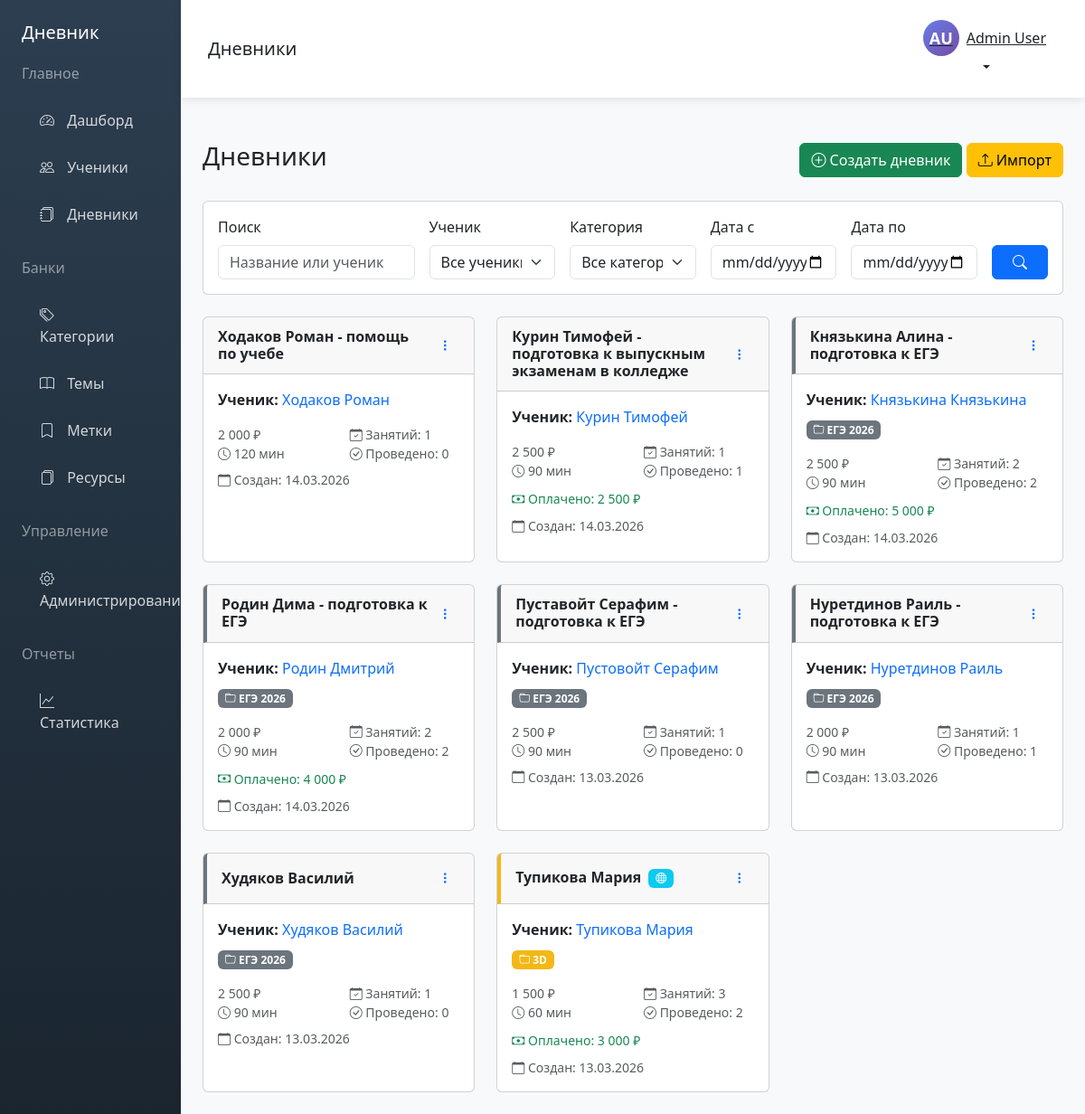
Page /diaries.php (signed in) on the committed database.
### tables this page shows
CREATE TABLE `users` (
  `id` int(11) NOT NULL,
  `username` varchar(50) NOT NULL,
  `email` varchar(100) NOT NULL,
  `password_hash` varchar(255) NOT NULL,
  `first_name` varchar(50) NOT NULL,
  `last_name` varchar(50) NOT NULL,
  `middle_name` varchar(50) DEFAULT NULL,
  `phone` varchar(20) DEFAULT NULL,
  `role` enum('admin','tutor') DEFAULT 'tutor',
  `is_active` tinyint(1) DEFAULT 1,
  `created_at` timestamp NOT NULL DEFAULT current_timestamp(),
  `updated_at` timestamp NOT NULL DEFAULT current_timestamp() ON UPDATE current_timestamp(),
  `last_login` timestamp NULL DEFAULT NULL,
  `created_by` int(11) DEFAULT NULL
);

CREATE TABLE `diaries` (
  `id` int(11) NOT NULL,
  `name` varchar(255) NOT NULL,
  `student_id` int(11) NOT NULL,
  `tutor_id` int(11) NOT NULL,
  `category_id` int(11) DEFAULT NULL,
  `lesson_cost` decimal(10,2) DEFAULT NULL,
  `lesson_duration` int(11) DEFAULT NULL COMMENT 'в минутах',
  `public_token` varchar(64) DEFAULT NULL,
  `is_public` tinyint(1) DEFAULT 0,
  `notes` text DEFAULT NULL,
  `created_at` timestamp NOT NULL DEFAULT current_timestamp(),
  `updated_at` timestamp NOT NULL DEFAULT current_timestamp() ON UPDATE current_timestamp(),
  `created_by` int(11) DEFAULT NULL
);

CREATE TABLE `students` (
  `id` int(11) NOT NULL,
  `first_name` varchar(50) NOT NULL,
  `last_name` varchar(50) NOT NULL,
  `middle_name` varchar(50) DEFAULT NULL,
  `birth_year` int(11) DEFAULT NULL,
  `class` varchar(20) DEFAULT NULL,
  `phone` varchar(20) DEFAULT NULL,
  `email` varchar(100) DEFAULT NULL,
  `city` varchar(100) DEFAULT NULL,
  `messenger1` varchar(255) DEFAULT NULL,
  `messenger2` varchar(255) DEFAULT NULL,
  `messenger3` varchar(255) DEFAULT NULL,
  `lesson_cost` decimal(10,2) DEFAULT NULL,
  `lesson_duration` int(11) DEFAULT NULL COMMENT 'в минутах',
  `lessons_per_week` int(11) DEFAULT 1,
  `goals` text DEFAULT NULL,
  `additional_info` text DEFAULT NULL,
  `start_date` date DEFAULT NULL,
  `planned_end_date` date DEFAULT NULL,
  `is_active` tinyint(1) DEFAULT 1,
  `tutor_id` int(11) NOT NULL,
  `created_at` timestamp NOT NULL DEFAULT current_timestamp(),
  `updated_at` timestamp NOT NULL DEFAULT current_timestamp() ON UPDATE current_timestamp(),
  `created_by` int(11) DEFAULT NULL
);

CREATE TABLE `categories` (
  `id` int(11) NOT NULL,
  `name` varchar(100) NOT NULL,
  `color` varchar(20) DEFAULT '#6c757d',
  `is_visible` tinyint(1) DEFAULT 1,
  `sort_order` int(11) DEFAULT 0,
  `created_by` int(11) DEFAULT NULL,
  `created_at` timestamp NOT NULL DEFAULT current_timestamp(),
  `updated_at` timestamp NOT NULL DEFAULT current_timestamp() ON UPDATE current_timestamp()
);

### config.php (called while the page is built, shortened)
<?php
function isAdmin() {
    return isset($_SESSION['user_role']) && $_SESSION['user_role'] === 'admin';
}
function getCurrentUser($pdo) {
    $stmt = $pdo->prepare("SELECT * FROM users WHERE id = ?");
    $stmt->execute([$_SESSION['user_id']]);
    return $stmt->fetch();
}
?>

### diaries.php (the view, shortened to what this page needs)
<?php
require_once 'config.php';
$pageTitle = 'Дневники';
$currentUser = getCurrentUser($pdo);
$dateFrom = $_GET['date_from'] ?? '';
$dateTo = $_GET['date_to'] ?? '';
$searchTerm = $_GET['search'] ?? '';
$query = "
    SELECT d.*,
           s.first_name as student_first_name,
           s.last_name as student_last_name,
           c.name as category_name,
           c.color as category_color,
           (SELECT COUNT(*) FROM lessons WHERE diary_id = d.id) as lessons_count,
           (SELECT COUNT(*) FROM lessons WHERE diary_id = d.id AND is_conducted = 1) as conducted_count,
           (SELECT SUM(cost) FROM lessons WHERE diary_id = d.id AND is_paid = 1) as total_paid
    FROM diaries d
    JOIN students s ON d.student_id = s.id
    LEFT JOIN categories c ON d.category_id = c.id
    WHERE d.tutor_id = ?
";
$params = [$currentUser['id']];
$query .= " ORDER BY d.created_at DESC";
$stmt = $pdo->prepare($query);
$stmt->execute($params);
$diaries = $stmt->fetchAll();
include 'header.php';
?>
<div class="container-fluid px-4">
    <div class="d-flex justify-content-between align-items-center mb-4">
        <h1 class="h3">Дневники</h1>
        <div>
            <button type="button" class="btn btn-success" onclick="showAddDiaryModal()">
                <i class="bi bi-plus-circle"></i> Создать дневник
            </button>
            <button type="button" class="btn btn-warning" onclick="showImportModal()">
                <i class="bi bi-upload"></i> Импорт
            </button>
        </div>
    </div>
    <div class="card mb-4">
        <div class="card-body">
            <form method="GET" class="row g-3">
                <div class="col-md-3">
                    <label class="form-label">Поиск</label>
                    <input type="text" class="form-control" name="search" value="<?php echo htmlspecialchars($searchTerm); ?>" placeholder="Название или ученик">
                </div>
                <div class="col-md-2">
                    <label class="form-label">Ученик</label>
                    <select class="form-select" name="student">
                        <option value="">Все ученики</option>
                    </select>
                </div>
                <div class="col-md-2">
                    <label class="form-label">Категория</label>
                    <select class="form-select" name="category">
                        <option value="">Все категории</option>
                    </select>
                </div>
                <div class="col-md-2">
                    <label class="form-label">Дата с</label>
                    <input type="date" class="form-control" name="date_from" value="<?php echo $dateFrom; ?>">
                </div>
                <div class="col-md-2">
                    <label class="form-label">Дата по</label>
                    <input type="date" class="form-control" name="date_to" value="<?php echo $dateTo; ?>">
                </div>
                <div class="col-md-1 d-flex align-items-end">
                    <button type="submit" class="btn btn-primary w-100">
                        <i class="bi bi-search"></i>
                    </button>
                </div>
            </form>
        </div>
    </div>
    <div class="row">
        <?php if (empty($diaries)): ?>
            <div class="col-12">
                <div class="alert alert-info">
                    <i class="bi bi-info-circle"></i> Нет дневников. Нажмите "Создать дневник", чтобы создать первый дневник.
                </div>
            </div>
        <?php else: ?>
            <?php foreach ($diaries as $diary): ?>
                <div class="col-md-6 col-lg-4 mb-4" id="diary_<?php echo $diary['id']; ?>">
                    <div class="card h-100 diary-card">
                        <div class="card-header d-flex justify-content-between align-items-center"
                             style="<?php echo $diary['category_color'] ? 'border-left: 4px solid ' . $diary['category_color'] : ''; ?>">
                            <h6 class="mb-0 fw-bold">
                                <?php echo htmlspecialchars($diary['name']); ?>
                                <?php if ($diary['is_public']): ?>
                                    <span class="badge bg-info ms-1" title="Публичный дневник">
                                        <i class="bi bi-globe"></i>
                                    </span>
                                <?php endif; ?>
                            </h6>
                            <div class="dropdown">
                                <button class="btn btn-sm btn-link" type="button" data-bs-toggle="dropdown">
                                    <i class="bi bi-three-dots-vertical"></i>
                                </button>
                            </div>
                        </div>
                        <div class="card-body">
                            <div class="mb-2">
                                <strong>Ученик:</strong>
                                <a href="students.php?edit=<?php echo $diary['student_id']; ?>" class="text-decoration-none">
                                    <?php echo htmlspecialchars($diary['student_last_name'] . ' ' . $diary['student_first_name']); ?>
                                </a>
                            </div>
                            <?php if ($diary['category_name']): ?>
                                <div class="mb-2">
                                    <span class="badge" style="background-color: <?php echo $diary['category_color']; ?>; color: white;">
                                        <i class="bi bi-folder"></i> <?php echo htmlspecialchars($diary['category_name']); ?>
                                    </span>
                                </div>
                            <?php endif; ?>
                            <div class="row mt-3">
                                <div class="col-6">
                                    <small class="text-muted d-block">
                                        <i class="bi bi-currency-ruble"></i> <?php echo $diary['lesson_cost'] ? number_format($diary['lesson_cost'], 0, ',', ' ') . ' ₽' : 'не указано'; ?>
                                    </small>
                                    <small class="text-muted d-block">
                                        <i class="bi bi-clock"></i> <?php echo $diary['lesson_duration'] ? $diary['lesson_duration'] . ' мин' : 'не указано'; ?>
                                    </small>
                                </div>
                                <div class="col-6">
                                    <small class="text-muted d-block">
                                        <i class="bi bi-calendar-check"></i> Занятий: <?php echo $diary['lessons_count']; ?>
                                    </small>
                                    <small class="text-muted d-block">
                                        <i class="bi bi-check-circle"></i> Проведено: <?php echo $diary['conducted_count']; ?>
                                    </small>
                                </div>
                            </div>
                            <?php if ($diary['total_paid'] > 0): ?>
                                <div class="mt-2">
                                    <small class="text-success">
                                        <i class="bi bi-cash"></i> Оплачено: <?php echo number_format($diary['total_paid'], 0, ',', ' '); ?> ₽
                                    </small>
                                </div>
                            <?php endif; ?>
                            <small class="text-muted d-block mt-2">
                                <i class="bi bi-calendar"></i> Создан: <?php echo date('d.m.Y', strtotime($diary['created_at'])); ?>
                            </small>
                        </div>
                    </div>
                </div>
            <?php endforeach; ?>
        <?php endif; ?>
    </div>
</div>
<?php include 'footer.php'; ?>

### header.php (shortened to what this page needs)
<!DOCTYPE html>
<html lang="ru">
<head>
    <link href="https://cdn.jsdelivr.net/npm/bootstrap@5.3.0/dist/css/bootstrap.min.css" rel="stylesheet">
    <link rel="stylesheet" href="https://cdn.jsdelivr.net/npm/bootstrap-icons@1.11.0/font/bootstrap-icons.css">
</head>
<body>
    <div class="container-fluid">
        <div class="row">
            <div class="col-md-2 p-0 sidebar">
                <div class="p-4">
                    <h5 class="text-white mb-4">Дневник</h5>
                    <h6 class="text-white-50 mb-3">Главное</h6>
                    <nav class="nav flex-column">
                        <a class="nav-link <?php echo basename($_SERVER['PHP_SELF']) == 'dashboard.php' ? 'active' : ''; ?>" href="dashboard.php">
                            <i class="bi bi-speedometer2"></i> Дашборд
                        </a>
                        <a class="nav-link" href="students.php">
                            <i class="bi bi-people"></i> Ученики
                        </a>
                        <a class="nav-link" href="diaries.php">
                            <i class="bi bi-journals"></i> Дневники
                        </a>
                    </nav>
                    <h6 class="text-white-50 mt-4 mb-3">Банки</h6>
                    <nav class="nav flex-column">
                        <a class="nav-link" href="categories.php">
                            <i class="bi bi-tags"></i> Категории
                        </a>
                        <a class="nav-link" href="topics.php">
                            <i class="bi bi-book"></i> Темы
                        </a>
                        <a class="nav-link" href="tags.php">
                            <i class="bi bi-bookmark"></i> Метки
                        </a>
                        <a class="nav-link" href="resources.php">
                            <i class="bi bi-files"></i> Ресурсы
                        </a>
                    </nav>
                    <?php if (isAdmin()): ?>
                    <h6 class="text-white-50 mt-4 mb-3">Управление</h6>
                    <nav class="nav flex-column">
                        <a class="nav-link" href="admin.php">
                            <i class="bi bi-gear"></i> Администрирование
                        </a>
                    </nav>
                    <?php endif; ?>
                    <h6 class="text-white-50 mt-4 mb-3">Отчеты</h6>
                    <nav class="nav flex-column">
                        <a class="nav-link" href="statistics.php">
                            <i class="bi bi-graph-up"></i> Статистика
                        </a>
                    </nav>
                </div>
            </div>
            <div class="col-md-10 p-0 main-content">
                <div class="navbar-top d-flex justify-content-between align-items-center">
                    <h5 class="mb-0"><?php echo $pageTitle ?? 'Дашборд'; ?></h5>
                    <div class="d-flex align-items-center">
                        <div class="dropdown">
                            <button class="btn btn-link dropdown-toggle text-dark" type="button" data-bs-toggle="dropdown">
                                <div class="d-flex align-items-center">
                                    <div class="user-avatar me-2">
                                        <?php echo strtoupper(substr($currentUser['first_name'] ?? 'U', 0, 1) . substr($currentUser['last_name'] ?? 'U', 0, 1)); ?>
                                    </div>
                                    <span><?php echo $currentUser['first_name'] ?? 'Пользователь'; ?> <?php echo $currentUser['last_name'] ?? ''; ?></span>
                                </div>
                            </button>
                        </div>
                    </div>
                </div>
                <div class="p-4"></div>

### header.php (style rules this page uses)
.sidebar { min-height: 100vh; background: linear-gradient(180deg, #2c3e50 0%, #1a252f 100%); color: white; }
.sidebar .nav-link { color: rgba(255,255,255,0.8); padding: 12px 20px; margin: 2px 0; border-radius: 8px; transition: all 0.3s; }
.sidebar .nav-link i { margin-right: 10px; width: 20px; }
.main-content { background: #f8f9fa; min-height: 100vh; }
.navbar-top { background: white; box-shadow: 0 2px 10px rgba(0,0,0,0.1); padding: 15px 30px; }
.user-avatar { width: 40px; height: 40px; border-radius: 50%; background: linear-gradient(135deg, #667eea 0%, #764ba2 100%); color: white; display: flex; align-items: center; justify-content: center; font-weight: bold; font-size: 18px; }

### diaries.php (style rules this page uses)
.diary-card { transition: transform 0.2s, box-shadow 0.2s; cursor: pointer; }
.diary-card .card-header { padding: 0.75rem 1rem; }

### rows in the picture
users: first_name+last_name "AU", first_name "Admin", last_name "User"
diaries: name "Ходаков Роман - помощь по учебе", student.first_name "Ходаков Роман", lesson_cost "2 000", lesson_duration "120", lessons_count "1", conducted_count "0", created_at "14.03.2026"
diaries: name "Курин Тимофей - подготовка к выпускным экзаменам в колледже", student.first_name "Курин Тимофей", lesson_cost "2 500", lesson_duration "90", lessons_count "1", conducted_count "1", total_paid "2 500", created_at "14.03.2026"
diaries: name "Князькина Алина - подготовка к ЕГЭ", student.first_name "Князькина Князькина", category.name "ЕГЭ 2026", lesson_cost "2 500", lesson_duration "90", lessons_count "2", conducted_count "2", total_paid "5 000", created_at "14.03.2026"
diaries: name "Родин Дима - подготовка к ЕГЭ", student.first_name "Родин Дмитрий", category.name "ЕГЭ 2026", lesson_cost "2 000", lesson_duration "90", lessons_count "2", conducted_count "2", total_paid "4 000", created_at "14.03.2026"
diaries: name "Пуставойт Серафим - подготовка к ЕГЭ", student.first_name "Пустовойт Серафим", category.name "ЕГЭ 2026", lesson_cost "2 500", lesson_duration "90", lessons_count "1", conducted_count "0", created_at "13.03.2026"
diaries: name "Нуретдинов Раиль - подготовка к ЕГЭ", student.first_name "Нуретдинов Раиль", category.name "ЕГЭ 2026", lesson_cost "2 000", lesson_duration "90", lessons_count "1", conducted_count "1", created_at "13.03.2026"
diaries: name "Худяков Василий", student.first_name "Худяков Василий", category.name "ЕГЭ 2026", lesson_cost "2 500", lesson_duration "90", lessons_count "1", conducted_count "0", created_at "13.03.2026"
diaries: name "Тупикова Мария", is_public 1 (drawn), student.first_name "Тупикова Мария", category.name "3D", lesson_cost "1 500", lesson_duration "60", lessons_count "3", conducted_count "2", total_paid "3 000", created_at "13.03.2026"

### other values in the picture
$pageTitle "Дневники"
